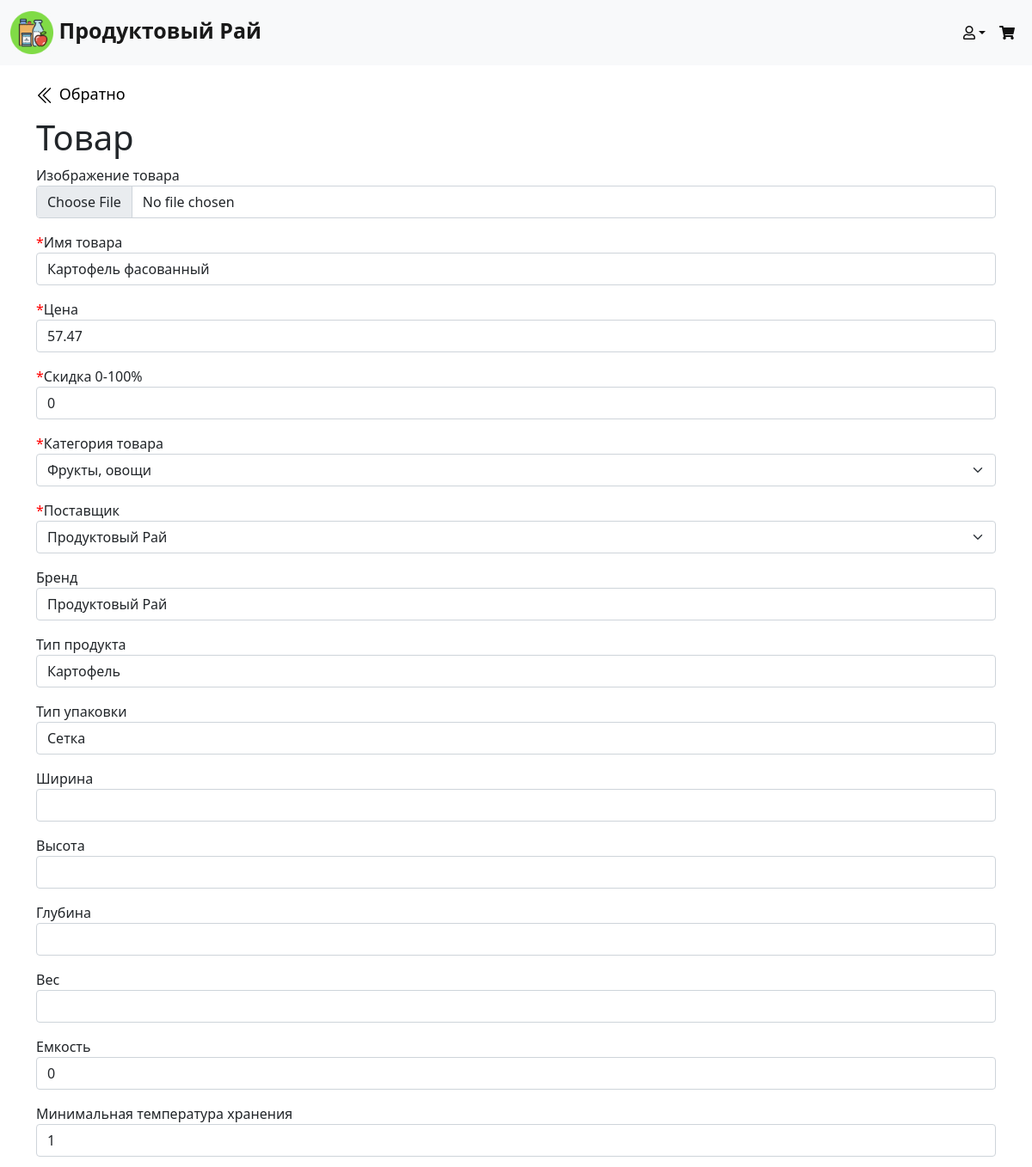
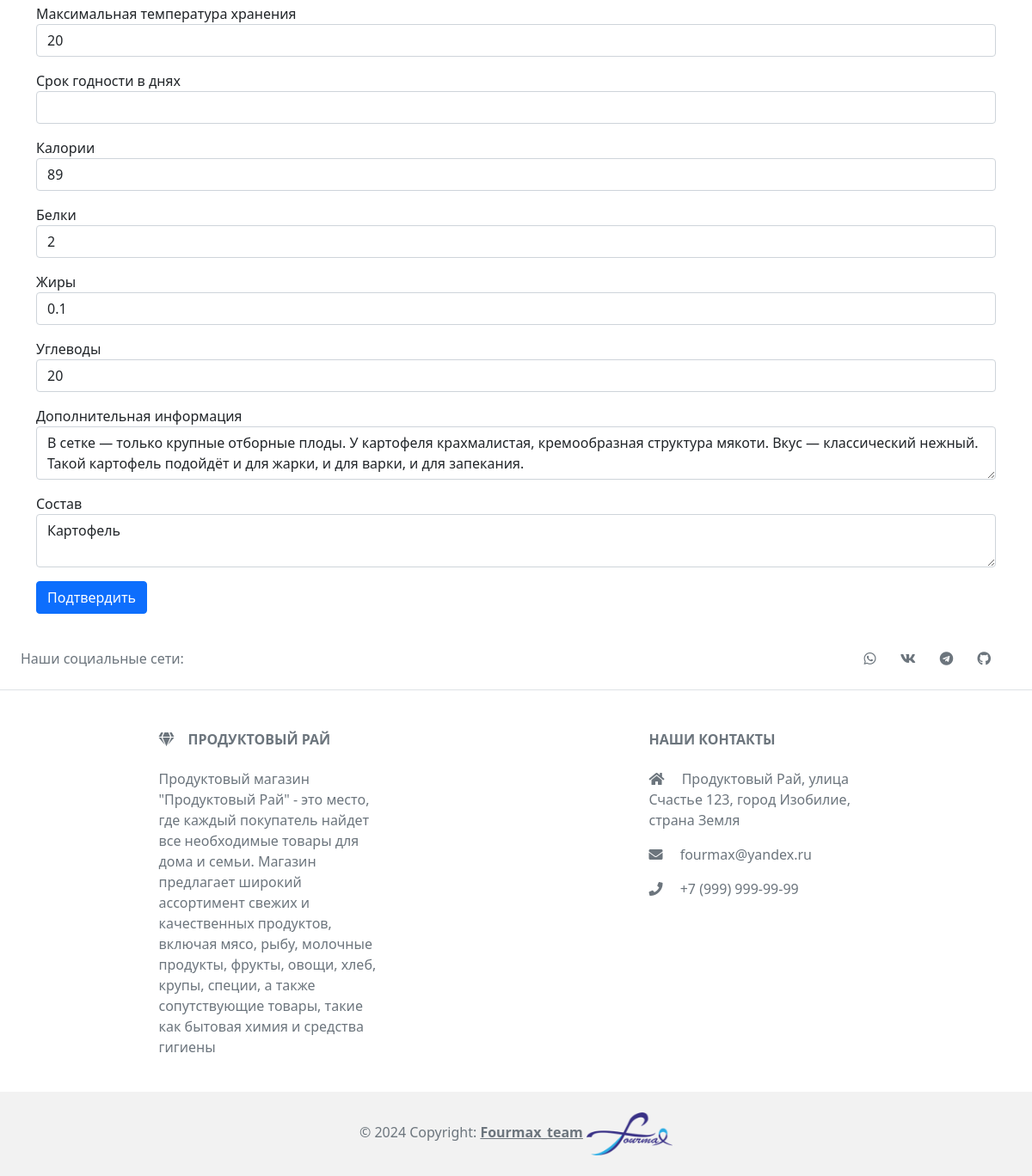
Page /update_product/1 on the committed database (2 pictures, top to bottom).
### data/items.py (models this page shows)
class Item(SqlAlchemyBase, SerializerMixin):
    __tablename__ = 'items'
    id = sqlalchemy.Column(sqlalchemy.Integer, primary_key=True,
                           autoincrement=True)
    name = sqlalchemy.Column(sqlalchemy.String, nullable=True)
    price = sqlalchemy.Column(sqlalchemy.Float, nullable=True)
    discount = sqlalchemy.Column(sqlalchemy.Float, nullable=True)
    supplier = sqlalchemy.Column(sqlalchemy.Integer,
                                 sqlalchemy.ForeignKey('suppliers.id'))
    category = sqlalchemy.Column(sqlalchemy.Integer,
                                 sqlalchemy.ForeignKey('categories.id'))
    brand = sqlalchemy.Column(sqlalchemy.String, nullable=True)
    type = sqlalchemy.Column(sqlalchemy.String, nullable=True)
    type_of_packing = sqlalchemy.Column(sqlalchemy.String, nullable=True)
    width = sqlalchemy.Column(sqlalchemy.String, nullable=True)
    height = sqlalchemy.Column(sqlalchemy.String, nullable=True)
    depth = sqlalchemy.Column(sqlalchemy.String, nullable=True)
    weight = sqlalchemy.Column(sqlalchemy.String, nullable=True)
    capacity = sqlalchemy.Column(sqlalchemy.String, nullable=True)
    min_temp = sqlalchemy.Column(sqlalchemy.String, nullable=True)
    max_temp = sqlalchemy.Column(sqlalchemy.String, nullable=True)
    expiration_date = sqlalchemy.Column(sqlalchemy.String, nullable=True)
    calories = sqlalchemy.Column(sqlalchemy.String, nullable=True)
    squirrels = sqlalchemy.Column(sqlalchemy.String, nullable=True)
    fats = sqlalchemy.Column(sqlalchemy.String, nullable=True)
    carbohydrates = sqlalchemy.Column(sqlalchemy.String, nullable=True)
    description = sqlalchemy.Column(sqlalchemy.String, nullable=True)
    composition = sqlalchemy.Column(sqlalchemy.String, nullable=True)
    categories = orm.relationship('Category')
    suppliers = orm.relationship('Supplier')

### server.py (the view, shortened to what this page needs)
@app.route("/update_product/<int:item_id>", methods=['GET', 'POST'])
def update_product_page(item_id):
    session = db_session.create_session()
    suppliers_names = [
        supplier.name for supplier in session.query(Supplier).all()
    ]
    categories_names = [
        category.name for category in session.query(Category).all()
    ]
    form = AddProductForm()
    form.supplier.choices = suppliers_names
    form.category.choices = categories_names
    if request.method == "GET":
        session = db_session.create_session()
        item = session.query(Item).filter(Item.id == item_id).first()
        if item:
            form.name.data = item.name
            form.cost.data = item.price
            form.discount.data = item.discount
            form.category.data = session.query(Category).filter(
                Category.id == item.category
            ).first().name
            form.supplier.data = session.query(Supplier).filter(
                Supplier.id == item.supplier
            ).first().name
            form.brand.data = item.brand
            form.type.data = item.type
            form.type_of_packing.data = item.type_of_packing
            form.width.data = item.width
            form.height.data = item.height
            form.depth.data = item.depth
            form.weight.data = item.weight
            form.capacity.data = item.capacity
            form.min_temp.data = item.min_temp
            form.max_temp.data = item.max_temp
            form.expiration_date.data = item.expiration_date
            form.calories.data = item.calories
            form.squirrels.data = item.squirrels
            form.fats.data = item.fats
            form.carbohydrates.data = item.carbohydrates
            form.extra_information.data = item.description
            form.composition.data = item.composition
        else:
            abort(404)
    return render_template(
        'add_product.html', title='Редактирование товара',
        host_data=request.host, form=form
    )

### data/db_session.py (called while the page is built)
def create_session() -> Session:
    global __factory
    return __factory()

### templates/add_product.html (shortened to what this page needs)
{% extends "base.html" %}
{% block content %}
    <div class="return-to-catalog" style="padding-top: 20px;">
        <a href="/admin">
        </a>
        <a href="/admin">Обратно</a>
    </div>
    <h1>Товар</h1>
    <form action="" method="post" enctype="multipart/form-data">
        <p>
            {{ form.product_image.label }}<br>
            {{ form.product_image(class="form-control", accept=".png") }}
        </p>
        <p>
            <span class="req-marker">*</span>{{ form.name.label }}<br>
            {{ form.name(class="form-control") }}
        </p>
        <p>
            <span class="req-marker">*</span>{{ form.cost.label }}<br>
            {{ form.cost(class="form-control") }}
        </p>
        <p>
            <span class="req-marker">*</span>{{ form.discount.label }}<br>
            {{ form.discount(class="form-control") }}
        </p>
        <p>
            <span class="req-marker">*</span>{{ form.category.label }}<br>
            {{ form.category(class="form-select") }}
        </p>
        <p>
            <span class="req-marker">*</span>{{ form.supplier.label }}<br>
            {{ form.supplier(class="form-select") }}
        </p>
        <p>
            {{ form.brand.label }}<br>
            {{ form.brand(class="form-control") }}
        </p>
        <p>
            {{ form.type.label }}<br>
            {{ form.type(class="form-control") }}
        </p>
        <p>
            {{ form.type_of_packing.label }}<br>
            {{ form.type_of_packing(class="form-control") }}
        </p>
        <p>
            {{ form.width.label }}<br>
            {{ form.width(class="form-control") }}
        </p>
        <p>
            {{ form.height.label }}<br>
            {{ form.height(class="form-control") }}
        </p>
        <p>
            {{ form.depth.label }}<br>
            {{ form.depth(class="form-control") }}
        </p>
        <p>
            {{ form.weight.label }}<br>
            {{ form.weight(class="form-control") }}
        </p>
        <p>
            {{ form.capacity.label }}<br>
            {{ form.capacity(class="form-control") }}
        </p>
        <p>
            {{ form.min_temp.label }}<br>
            {{ form.min_temp(class="form-control") }}
        </p>
        <p>
            {{ form.max_temp.label }}<br>
            {{ form.max_temp(class="form-control") }}
        </p>
        <p>
            {{ form.expiration_date.label }}<br>
            {{ form.expiration_date(class="form-control") }}
        </p>
        <p>
            {{ form.calories.label }}<br>
            {{ form.calories(class="form-control") }}
        </p>
        <p>
            {{ form.squirrels.label }}<br>
            {{ form.squirrels(class="form-control") }}
        </p>
        <p>
            {{ form.fats.label }}<br>
            {{ form.fats(class="form-control") }}
        </p>
        <p>
            {{ form.carbohydrates.label }}<br>
            {{ form.carbohydrates(class="form-control") }}
        </p>
        <p>
            {{ form.extra_information.label }}<br>
            {{ form.extra_information(class="form-control") }}
        </p>
        <p>
            {{ form.composition.label }}<br>
            {{ form.composition(class="form-control") }}
        </p>
        <p>{{ form.submit(type="submit", class="btn btn-primary") }}</p>
    </form>
{% endblock %}

### static/css/style.css (style rules this page uses)
* { scrollbar-width: 3px; scrollbar-color: #c1c1c1 #f1f1f1; }
.return-to-catalog { height: 60px; }
.return-to-catalog a { color: black; font-size: 18px; font-weight: 450; text-decoration: none; }
.return-to-catalog svg { width: 22px; height: 22px; }
.req-marker { color: red; }

### rows in the picture
Item: name "Картофель фасованный", discount "0", category "Фрукты, овощи", supplier "Продуктовый Рай", brand "Продуктовый Рай", type "Картофель", type_of_packing "Сетка", capacity "0", min_temp "1", max_temp "20", calories "89", squirrels "2", fats "0.1", carbohydrates "20", composition "Картофель"
